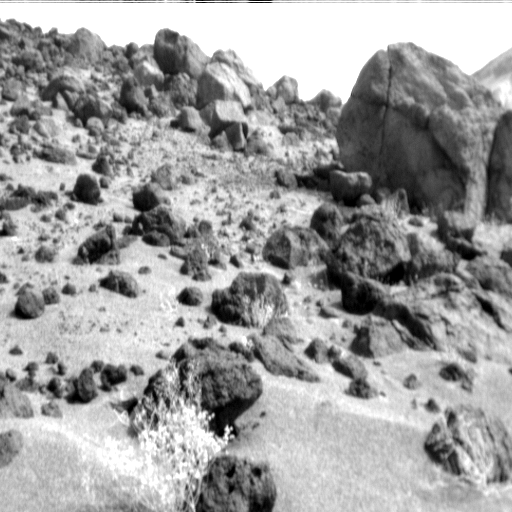
//> input picture FranciscoPerezHernandezT3/Project1/imagenes/Vmort1.pgm, 512 x 512 px
$ ./main   (built with g++ and OpenCV 4)
//> lines starting //> are read from the running program, lines starting //| are printed output that depends on the picture
// Pegar en Path del sistema: ;C:\opencv\build\x86\vc12\bin

#include<opencv2/opencv.hpp>
#include<math.h>
#include <fstream>
using namespace std;
using namespace cv;

/****************************************** TRABAJO 1 **********************************************/

bool crearimagenesdesalida = false;

Mat leeimagen(string filename, int flagColor) {
	Mat res = imread(filename, flagColor);
	return res;
}

void pintaI(Mat im, string name = "Ventana") {
	namedWindow(name, im.channels());
	imshow(name, im);
	if (crearimagenesdesalida)
		imwrite("salida/"+name+".jpg",im);
	cvWaitKey();
	destroyWindow(name);
}
// [12 lines left out: function pintaMI, not called in this run]
void pintaMIROI(vector<Mat> vim, string windowname, int col = CV_8UC3) {
	Mat fin = vim[0];
	for (int i = 1; i < (vim.size()); i++) {
		Size sz1 = fin.size();
		Size sz2 = vim[i].size();
		Mat auxfin(sz1.height, sz1.width + sz2.width, col);
		Mat izq(auxfin, Rect(0, 0, sz1.width, sz1.height));
		fin.copyTo(izq);
		Mat der(auxfin, Rect(sz1.width, 0, sz2.width, sz2.height));
		vim[i].copyTo(der);
		fin = auxfin;
	}
	if (crearimagenesdesalida)
		imwrite("salida/"+windowname+".jpg",fin);
	imshow(windowname, fin);
	cvWaitKey();
	destroyAllWindows();
}

/* Calculo el tamaño que tendrá las máscara en función del valor de sigma */
// [5 lines left out: function TamanioMascara, not called in this run]
/* Función para calcular el valor en función de sigma y x */
// [6 lines left out: function CalculaFuncion, not called in this run]
/* Función para calcular la máscara en función de sigma */
// [15 lines left out: function CalculaMascara, not called in this run]
/* Función para añadir bordes a una imagen */
// [36 lines left out: function AniadirBordes, not called in this run]
/* Funciones auxiliares para aplicar convolución 1D */
// [64 lines left out: functions Convolucion1DPrimera, Convolucion1DSegunda, Convolucion1DPrimeraColor, Convolucion1DSegundaColor, not called in this run]
/* Función para aplicar convolución */
// [28 lines left out: function AplicaConvolucion, not called in this run]
/*Función para quitar los bordes añadidos */
// [4 lines left out: function QuitarBordes, not called in this run]
/*Función que calcula la convolución directamente en 2D */
// [37 lines left out: functions my_imGaussConvol, EjercicioATrabajo1, not called in this run]

/* Función para crear imagenes híbrdias */
// [20 lines left out: function CrearImagenHibrida, not called in this run]
/* Función para crear una pirámide Gaussiana */
// [12 lines left out: function PiramideGaussiana, not called in this run]

/*****************************************************************************************/
/*********************************** TRABAJO 2 *******************************************/
/*****************************************************************************************/

// [176 lines left out: functions encontrarHomografia, Ejercicio1Trabajo2, not called in this run]

//EJERCICIO 2

void briskFuncion(Mat& img, vector<KeyPoint>& keypoints, Mat& brisk, Mat& descriptors, int nthresh=30, int noctaves=3, float npatternScale=1.0f){
	//Creamos el detector con los parámetros deseados
	Ptr<FeatureDetector> BRISKD = BRISK::create(nthresh, noctaves, npatternScale);
	//Hacemos la detección de los puntos clave en la imágen
	BRISKD->detect(img, keypoints);
	//Sacamos los descriptores
	BRISKD->compute(img, keypoints, descriptors);
	//Pintamos los keypoints en la imagen y los pasamos a brisk
	drawKeypoints(img, keypoints, brisk);
}

// [44 lines left out: functions orbFuncion, Ejercicio2Trabajo2, not called in this run]

//EJERCICIO 3

void PuntosEnCorrespondencia(Mat img1, Mat img2, Mat descriptors1, Mat descriptors2, vector<KeyPoint> keypoints1, vector<KeyPoint> keypoints2, bool crossCheck, Mat& salida, vector<DMatch>& matchesbuenos, int factor_correspondencia=15){
	vector<DMatch> matches;

	//Realizamos la búsqueda de las correspondencias
	BFMatcher matcher = BFMatcher::BFMatcher(NORM_L2, crossCheck);
	matcher.match(descriptors1, descriptors2, matches);

	float min_dist;
	//Lo ordeno para que sea mas eficiente
	sort(matches.begin(), matches.end());
	min_dist = matches[0].distance;
	//Buscamos las mejores correspondencias
	for (int i = 0; i < matches.size(); i++){
		if (matches[i].distance <= factor_correspondencia * min_dist){
			matchesbuenos.push_back(matches[i]);
		}
		else {
			//en el caso de que no consiga un mínimo de 4 correspondencias if
			if (matchesbuenos.size() < 4){
				//aumento el factor de correspondencia
				factor_correspondencia++;
				i--;
			}
			else {
				break;
			}
		}
	}
	cout << "He pasado de " << matches.size() << " correspondencias a "
	<< matchesbuenos.size() << " Valor final de factor_correspondencia: "
	<< factor_correspondencia << endl;

	//Pintamos los puntos de correspondencia
	drawMatches(img1, keypoints1, img2, keypoints2, matchesbuenos, salida);
}

// [267 lines left out: functions Ejercicio3Trabajo2, crearMosaico, prepararMosaico, eliminarZonasNegras2, eliminarZonasNegras, Ejercicio4Trabajo2 and 2 more, not called in this run]


/*****************************************************************************************/
/*****************************************************************************************/
/*********************************** TRABAJO 3 *******************************************/
/*****************************************************************************************/
/*****************************************************************************************/


/*****************************************************************************************/
/*********************************** Ejercicio 1 *****************************************/
/*****************************************************************************************/

/* Función para gener una matriz de cámara finita P a partir de valores aleatorios */
// [18 lines left out: function GenerarMatrizP, not called in this run]

/* Función para generar el patrón 3D */
// [14 lines left out: function GenerarPatron3D, not called in this run]

/* Función que a partir de puntos 3D se transforman a matrices 4x1 siendo la nueva coordenada 1 */
// [12 lines left out: function generarMatricesDePuntos, not called in this run]

/* Función que genera puntos proyectados 3x1 a partir de la matriz P y de una matriz punto */
// [8 lines left out: function generarPuntosProyectados, not called in this run]

/* Función que a partir de los puntos proyectados, genera las coordenadas pixel */
// [10 lines left out: function generarCoordenadasPixel, not called in this run]


/* Función para calcular las rotaciones, así como la matriz K y R */
// [40 lines left out: function calcularRotaciones, not called in this run]

/* Función para obtener P a partir de K, R y T */
// [13 lines left out: function obtenerP, not called in this run]

/* Función para aplicar el algoritmo DLT a la matriz P */
// [20 lines left out: function aplicarDLT, not called in this run]

/* Función para calcular el error a partir de la P generada de forma aleatoria, y la P obtenida por DLT */
// [33 lines left out: functions calcularError, Ejercicio1Trabajo3, not called in this run]


/*****************************************************************************************/
/*********************************** Ejercicio 2 *****************************************/
/*****************************************************************************************/

/* Función para detierminar si una imagen es válida para calibrar una cámara */
// [16 lines left out: function Ejer2ApartA, not called in this run]

/* Función para calcular los valores de los parámetros de la cámara */
// [56 lines left out: functions Ejer2ApartB, Ejercicio2Trabajo3, not called in this run]

/*****************************************************************************************/
/*********************************** Ejercicio 3 *****************************************/
/*****************************************************************************************/

/* Función para sacar las correspondencias sobre las imágenes usando BRISK/ORB */
Mat Ejer3ApartA(Mat img1, Mat img2, vector<KeyPoint> &keypoints1, vector<KeyPoint> &keypoints2, vector<DMatch> &matches_buenas, int factor_correspondencia){
	vector<DMatch> matches;
	Mat descriptor1, descriptor2;

	//Para este apartado, me voy a basar en el descriptor BRISK
	Mat brisk1, brisk2;
	briskFuncion(img1, keypoints1, brisk1, descriptor1);
	briskFuncion(img2, keypoints2, brisk2, descriptor2);

	//Como en la práctica anterior, sacamos los puntos en correspondencias con un factor_correspondencia que veamos conveniente.
	Mat img_salida;
	bool crossCheck = 1;
	PuntosEnCorrespondencia(img1, img2, descriptor1, descriptor2, keypoints1, keypoints2, crossCheck, img_salida, matches_buenas, factor_correspondencia);
	return img_salida;
}

/* Función para convertir los keypoints en puntos 2f */
void convertirKeypoints(vector<KeyPoint> k1, vector<KeyPoint> k2, vector<DMatch> mb, vector<Point2f> &p1, vector<Point2f> &p2){
	for (int i = 0; i < mb.size(); i++){
		p1.push_back(k1[mb[i].queryIdx].pt);
		p2.push_back(k2[mb[i].queryIdx].pt);
	}
}

/* Función para dibujar los puntos epipolares en las imágenes */
void dibujarPuntosEpipolares(Mat &img, vector<Point2f> p){
	RNG rng(12345);
	Scalar color;
	vector<Point2f>::const_iterator it = p.begin();
	while (it != p.end()){
		color = Scalar(rng.uniform(0, 255), rng.uniform(0, 255), rng.uniform(0, 255));
		circle(img, *it, 3, color, 2);
		++it;
	}
	pintaI(img, "Con puntos epipolares");
}

/* Función para calcular F */
Mat Ejer3ApartB(Mat img1, Mat img2, vector<KeyPoint> keypoints1, vector<KeyPoint> keypoints2, vector<DMatch> matches_buenas, vector<Point2f> &points1, vector<Point2f> &points2){
	vector<Mat> imags;
	Mat F = Mat(3, 3, CV_32F);
	//Primero convertimos los keypoints obtenidos en el apartado anterior en puntos 2f
	convertirKeypoints(keypoints1, keypoints2, matches_buenas, points1, points2);

	//Dibujamos los puntos epipolares en las imágenes
	dibujarPuntosEpipolares(img1, points1);
	dibujarPuntosEpipolares(img2, points2);

	//Con la función que proporciona OpenCV buscamos la matriz fundamental aplicando RANSAC
	F = findFundamentalMat(Mat(points1), Mat(points2), CV_FM_RANSAC, 3, 0.999);
	cout << " F = " << F << endl << endl;
	return F;
}

/* Función para dibujar las lineas epipolares sobre las imágenes */
Mat dibujarLineaEpipolar(Mat img, vector<Vec3f> lines){
	RNG rng(200);
	Scalar color;
	Mat sal = img;
	int condfin = 200;
	if (lines.size() < condfin)
		condfin = lines.size()-1;
	int i = 0;
	for (vector<Vec3f>::const_iterator it = lines.begin(); i<condfin; i++, ++it){
		color = Scalar(rng.uniform(0, 255), rng.uniform(0, 255), rng.uniform(0, 255));
		line(sal, Point(0, -(*it)[2] / (*it)[1]), Point(img.cols, -((*it)[2] + (*it)[0] * img.cols) / (*it)[1]), color);
	}
	return sal;
}

/* Función para pintar las líneas epipolares en las imágenes */
void Ejer3ApartC(Mat F, Mat img1, vector<Point2f> points1, vector<Vec3f> &lines1, Mat img2, vector<Point2f> points2, vector<Vec3f> &lines2, vector<Mat> &sal){
	Mat aux;
	computeCorrespondEpilines(Mat(points1), 1, F, lines1);
	aux = dibujarLineaEpipolar(img2, lines1);
	sal.push_back(aux);
	computeCorrespondEpilines(Mat(points2), 2, F, lines2);
	aux = dibujarLineaEpipolar(img1, lines2);
	sal.push_back(aux);
}

/* Función para calcular la media de la distancia ortogonal */
float mediaDistanciaLineasYPuntos(vector<Point2f> p, vector<Vec3f> l){
	float media = 0.0;
	for (int i = 0; i < p.size(); i++){
		media += abs((l[i](0)*p[i].x + l[i](1)*p[i].y + l[i](2)) / sqrt(l[i](0)*l[i](0) + l[i](1)*l[i](1)));
	}
	media /= p.size();
	return media;
}

/* Función para calcular el error medio */
float Ejer3ApartD(vector<Point2f> points1, vector<Vec3f> lines1, vector<Point2f> points2, vector<Vec3f> lines2){
	float media=0.0;
	media += mediaDistanciaLineasYPuntos(points1, lines2);
	media += mediaDistanciaLineasYPuntos(points2, lines1);
	return media;
}
void Ejercicio3Trabajo3(){
	//Leemos las imágenes
	Mat img1 = leeimagen("imagenes/Vmort1.pgm", 1);
//> in leeimagen, res is the input picture: 512 rows x 512 cols, CV_8UC3; min 0, max 255, mean 159.2
	Mat img2 = leeimagen("imagenes/Vmort2.pgm", 1);
//> call 2 of leeimagen, with filename = "imagenes/Vmort2.pgm", flagColor = 1
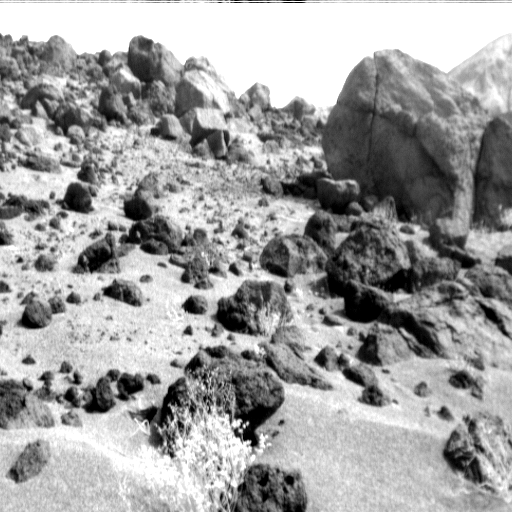
//> input picture FranciscoPerezHernandezT3/Project1/imagenes/Vmort2.pgm, 512 x 512 px
//> in leeimagen, res is the input picture: 512 rows x 512 cols, CV_8UC3; min 0, max 255, mean 160.1
	//3.a
	vector<KeyPoint> keypoints1, keypoints2;
	vector<DMatch> matches_buenas;
	Mat salida;
	int factor_correspondencia = 120;
	salida = Ejer3ApartA(img1,img2,keypoints1,keypoints2, matches_buenas, factor_correspondencia);
//> in briskFuncion, `BRISKD->detect(img, keypoints);`: keypoints = 4942 keypoints; strongest (x, y, size): (227, 428, 27.7), (183, 298, 48), (184, 297, 57.1), (226, 426, 19)
//> in Ejer3ApartA, `briskFuncion(img1, keypoints1, brisk1, descriptor1);`: keypoints1 has the same summary as keypoints in briskFuncion
//> call 2 of briskFuncion, with nthresh = 30, noctaves = 3, npatternScale = 1
//> in briskFuncion (call 2), `BRISKD->detect(img, keypoints);`: keypoints = 6138 keypoints; strongest (x, y, size): (190, 306, 55.9), (248, 440, 18.5), (183, 278, 31.4), (247, 422, 12.9)
//> in briskFuncion (call 2), `drawKeypoints(img, keypoints, brisk);`:
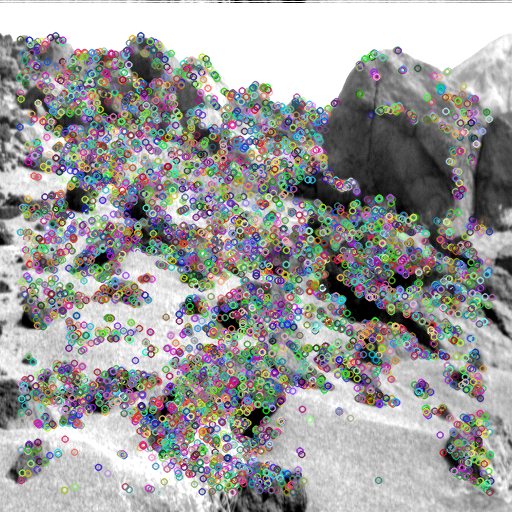
//> brisk: 512 rows x 512 cols, CV_8UC3; mean B, G, R 157, 157.7, 157.7
//> in Ejer3ApartA, `briskFuncion(img2, keypoints2, brisk2, descriptor2);`: keypoints2 has the same summary as keypoints in briskFuncion
//> in PuntosEnCorrespondencia, `matcher.match(descriptors1, descriptors2, matches);`: matches = 2681 matches
//> in PuntosEnCorrespondencia, `min_dist = matches[0].distance;`: min_dist = 81.88
//> after the loop in PuntosEnCorrespondencia, `for (int i = 0; i < matches.size(); i++)`: matchesbuenos = 2681 matches; factor_correspondencia = 120
//| He pasado de 2681 correspondencias a 2681 Valor final de factor_correspondencia: 120
//> in PuntosEnCorrespondencia, `drawMatches(img1, keypoints1, img2, keypoints2, matchesbuenos, salida);`:
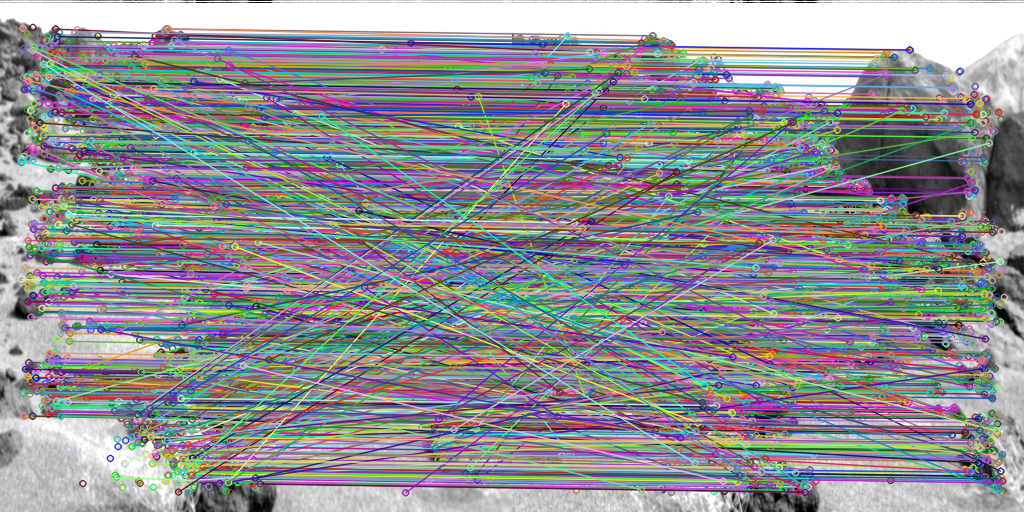
//> salida: 512 rows x 1024 cols, CV_8UC3; mean B, G, R 147.4, 143.6, 143
//> in Ejer3ApartA, `PuntosEnCorrespondencia(img1, img2, descriptor1, descriptor2, keypoint..`: matches_buenas = 2681 matches
//> keypoints1 = 4942 keypoints; strongest (x, y, size): (227, 428, 27.7), (183, 298, 48), (184, 297, 57.1), (226, 426, 19); keypoints2 has the same summary as keypoints in briskFuncion; matches_buenas = 2681 matches
	pintaI(salida, "Apartado 3A");
	//3.b
	vector<Point2f> points1, points2;
	Mat F = Mat(3, 3, CV_32F);
	F = Ejer3ApartB(img1, img2, keypoints1, keypoints2, matches_buenas, points1, points2);
//> after the loop in convertirKeypoints, `for (int i = 0; i < mb.size(); i++)`: p1 = 2681 Points (x, y), first 12: [89.86, 120.6], [113.3, 116], [483.9, 314.1], [133.2, 113.5], [335.7, 303.9], [180, 57.02], [459.4, 382.4], [143.2, 122.6], [33.13, 205.6], [390.7, 256.8], [115.8, 254.7], [218.6, 323.8]; p2 = 2681 Points (x, y), first 12: [445.9, 221.4], [455.7, 113], [470.6, 254.6], [478.2, 383.1], [213.9, 358.8], [46.9, 61.42], [427.4, 296.3], [250.8, 385.8], [212.7, 174.7], [257, 226], [132.2, 225], [416.1, 259.3]
//> in Ejer3ApartB, `convertirKeypoints(keypoints1, keypoints2, matches_buenas, points1, po..`: points1 has the same summary as p1 in convertirKeypoints; points2 has the same summary as p2 in convertirKeypoints
//> after the loop in dibujarPuntosEpipolares (call 2), `while (it != p.end())`:
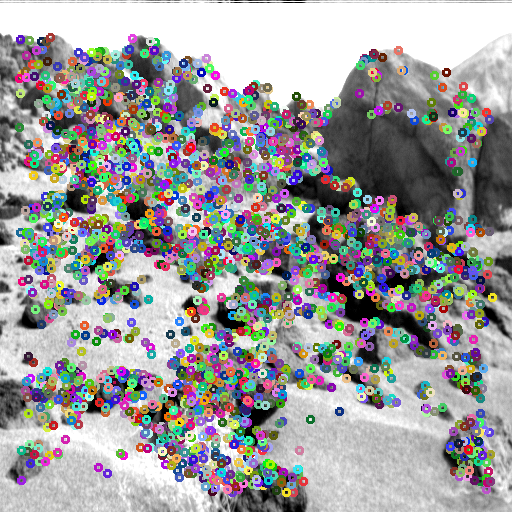
//> img: 512 rows x 512 cols, CV_8UC3; mean B, G, R 155.7, 155.5, 155.6
//> in Ejer3ApartB, `F = findFundamentalMat(Mat(points1), Mat(points2), CV_FM_RANSAC, 3, 0...`: F = [[4e-07, 1.69e-05, -0.0056], [2.31e-06, -2.37e-05, -0.0155], [-0.000384, 0.0152, 1]]
//|  F = [3.998455234303156e-07, 1.690253079607844e-05, -0.005598367785848491;
//|  2.310148859574084e-06, -2.374119966446817e-05, -0.01546940440196387;
//|  -0.0003836838451649119, 0.01523167213448919, 1]
//> points1 has the same summary as p1 in convertirKeypoints; points2 has the same summary as p2 in convertirKeypoints
	//3.c
	vector<Vec3f> lines1, lines2;
	vector<Mat> sal;
	Ejer3ApartC(F, img1, points1, lines1, img2, points2, lines2, sal);
//> in Ejer3ApartC, `computeCorrespondEpilines(Mat(points1), 1, F, lines1);`: lines1 = 2681 items, first 12: [-0.19, -0.98, 151.8], [-0.2, -0.98, 148.7], [0, -1, 256.7], [-0.2, -0.98, 146.9], [-0.01, -1, 251], [-0.27, -0.96, 105.7], [0.04, -1, 282.8], [-0.19, -0.98, 153], [-0.1, -0.99, 202.1], [-0.05, -1, 230.1], [-0.06, -1, 227.1], [0, -1, 258.2]
//> after the loop in dibujarLineaEpipolar, `for (vector<Vec3f>::const_iterator it = lines.begin(); i<condfin; i++,..`:
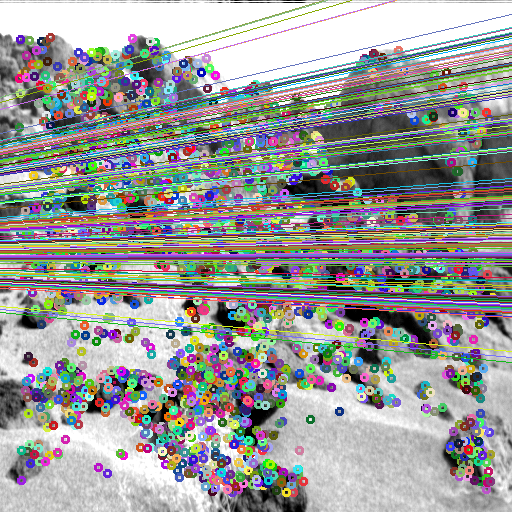
//> sal: 512 rows x 512 cols, CV_8UC3; mean B, G, R 152.7, 154.2, 153.2
//> after the loop in dibujarLineaEpipolar, `for (vector<Vec3f>::const_iterator it = lines.begin(); i<condfin; i++,..`: i = 200
//> in Ejer3ApartC, `computeCorrespondEpilines(Mat(points2), 2, F, lines2);`: lines2 = 2681 items, first 12: [0.02, 1, -281], [0, 1, -162.9], [0.02, 1, -325], [0.05, 1, -534.1], [0.05, 1, -555.8], [-0.02, 1, -14.6], [0.03, 1, -387.4], [0.06, 1, -616.7], [0.01, 1, -197.1], [0.02, 1, -276.8], [0.02, 1, -265.7], [0.02, 1, -331.4]
//> after the loop in dibujarLineaEpipolar (call 2), `for (vector<Vec3f>::const_iterator it = lines.begin(); i<condfin; i++,..`:
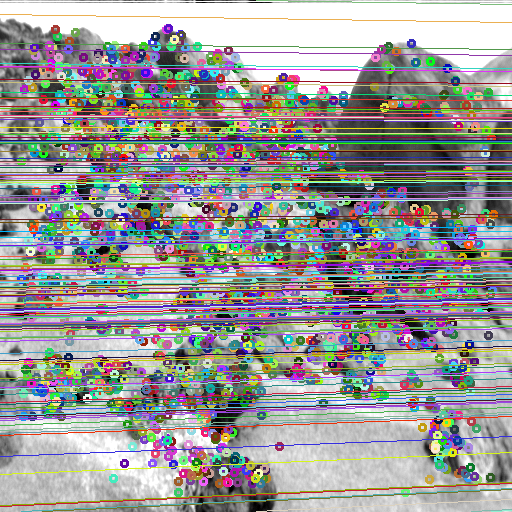
//> sal: 512 rows x 512 cols, CV_8UC3; mean B, G, R 151.7, 152.2, 153.3
//> after the loop in dibujarLineaEpipolar (call 2), `for (vector<Vec3f>::const_iterator it = lines.begin(); i<condfin; i++,..`: i = 200
	pintaMIROI(sal,"Apartado 3C");
//> the loop in pintaMIROI, `for (int i = 1; i < (vim.size()); i++)` made 1 pass
//> sz2 on pass 1: Size(512, 512)
//> pass 1, in pintaMIROI, `fin = auxfin;`:
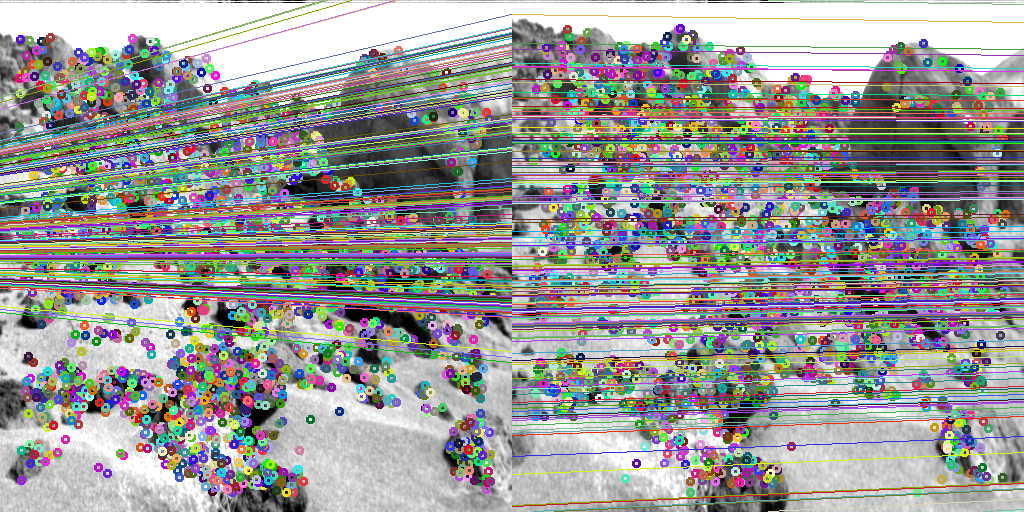
//> fin: 512 rows x 1024 cols, CV_8UC3; mean B, G, R 152.2, 153.2, 153.2
	//3.d
	float mediadistancia;
	mediadistancia = Ejer3ApartD(points1, lines1, points2, lines2);
//> the loop in mediaDistanciaLineasYPuntos, `for (int i = 0; i < p.size(); i++)` made 2681 passes
//> media on passes 1 to 3: 158.9, 205.4, 205.5
//> after the loop in mediaDistanciaLineasYPuntos, `for (int i = 0; i < p.size(); i++)`: media = 459583.9
//> in mediaDistanciaLineasYPuntos, `media /= p.size();`: media = 171.4
//> the loop in mediaDistanciaLineasYPuntos (call 2), `for (int i = 0; i < p.size(); i++)` made 2681 passes
//> media on passes 1 to 3: 150.7, 202.2, 202.2
//> in Ejer3ApartD, `media += mediaDistanciaLineasYPuntos(points2, lines1);`: media = 258.3
//> mediadistancia = 258.3
	cout << "La media distancia ortogonal es: " << mediadistancia << endl;
//| La media distancia ortogonal es: 258.336
}

/*****************************************************************************************/
/*********************************** Ejercicio 4 *****************************************/
/*****************************************************************************************/

/* Función para leer los archivos .ppm.camera */
// [40 lines left out: function LeerTXT, not called in this run]

/* Función para calcular las parejas d epuntos en correspondencias */
// [6 lines left out: function Ejer4ApartB, not called in this run]

/* Función para calcular la triangulación linear LS */
// [13 lines left out: function LinearLSTriangulation, not called in this run]

/* Función que busca solución una vez dados los vectores de puntos y las matrices P de las imágenes */
// [16 lines left out: function buscarSolucion, not called in this run]

/* Función para calcular el movimiento */
// [72 lines left out: functions calcularMovimiento, Ejercicio4Trabajo3, not called in this run]

/*****************************************************************************************/
/*********************************** Ejercicio 5 *****************************************/
/*****************************************************************************************/

void Ejercicio5Trabajo3(){

}

// [24 lines left out: function main, not called in this run]

// added to run one function of the file
int main() { Ejercicio3Trabajo3(); }
